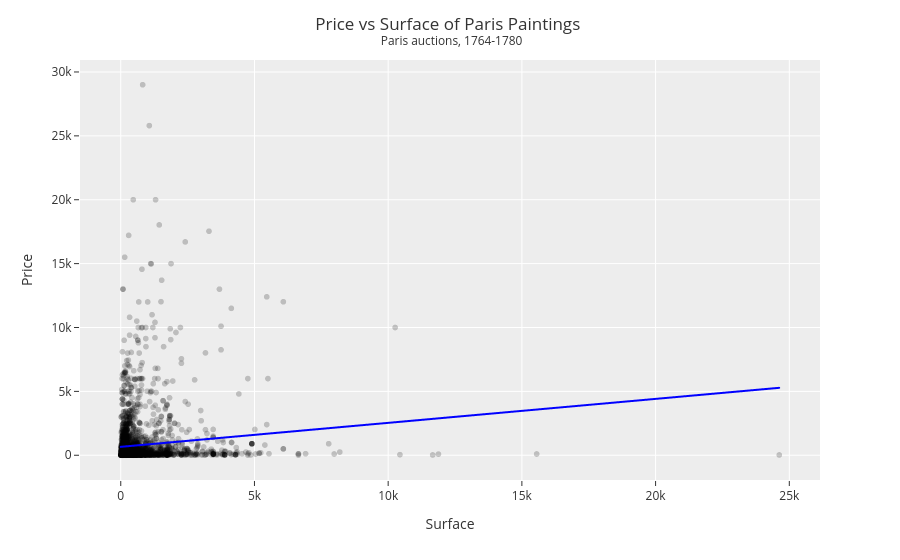

The code cell stored with this chart in its notebook:
### Code cell
fig = px.scatter(DF,
                 x='Surface',
                 y="price",
                 color_discrete_sequence=['black'],
                 opacity=0.2)

fig.update_layout(template="ggplot2",
                  title='Price vs Surface of Paris Paintings <br><sup> Paris auctions, 1764-1780</sup>',
                  title_x=0.5,
                  xaxis_title="Surface",
                  yaxis_title="Price")

# Add the line our model would predict
DF_model['S'] = DF_model['Surface']
DF_model['p'] = LM.coef_ * DF_model['S']+LM.intercept_
#DF_model['S'].apply(lambda x: LM.coef_[0]*x+LM.intercept_)
#LM.coef_ * DF_model['S']+LM.intercept_
DF_model = DF_model.sort_values('S')

fig.add_trace(
    px.line(DF_model, x='S', y='p',color_discrete_sequence=['blue']).data[0]
)

fig.show()

### Figure 1 — Plotly figure (JSON) as saved in the notebook; plotly's stock layout.template omitted (floating-point values rounded to 4 significant figures; data arrays with more than 128 entries replaced by an {"elided": "..."} marker saying what was removed)
{"data": [{"hovertemplate": "Surface=%{x}<br>price=%{y}<extra></extra>", "legendgroup": "", "marker": {"color": "black", "opacity": 0.2, "symbol": "circle"}, "mode": "markers", "name": "", "showlegend": false, "type": "scattergl", "x": {"elided": "3393 float values"}, "xaxis": "x", "y": {"elided": "3393 float values"}, "yaxis": "y"}, {"hovertemplate": "S=%{x}<br>p=%{y}<extra></extra>", "legendgroup": "", "line": {"color": "blue", "dash": "solid"}, "marker": {"symbol": "circle"}, "mode": "lines", "name": "", "showlegend": false, "type": "scattergl", "x": {"elided": "3217 float values"}, "xaxis": "x", "y": {"elided": "3217 float values"}, "yaxis": "y"}], "layout": {"legend": {"tracegroupgap": 0}, "margin": {"t": 60}, "title": {"text": "Price vs Surface of Paris Paintings <br><sup> Paris auctions, 1764-1780</sup>", "x": 0.5}, "xaxis": {"anchor": "y", "domain": [0, 1], "title": {"text": "Surface"}}, "yaxis": {"anchor": "x", "domain": [0, 1], "title": {"text": "Price"}}}}
